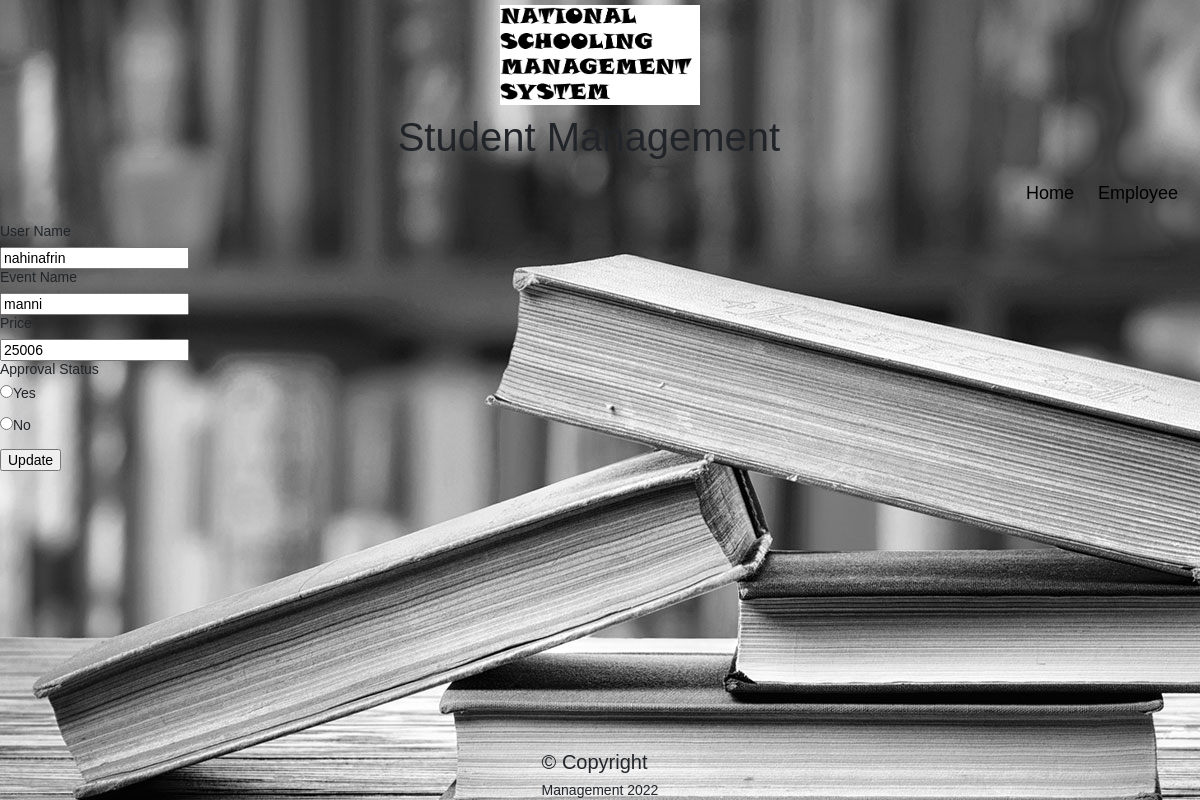
The app's page /mvc/view/editEvent.php?id=2 (signed in) with its own data.
### tables this page shows
CREATE TABLE `events` (
  `id` int(11) NOT NULL,
  `client_name` varchar(50) NOT NULL,
  `event_name` varchar(255) NOT NULL,
  `price` varchar(255) NOT NULL,
  `approval_status` tinyint(1) NOT NULL
);

### mvc/model/model.php (called while the page is built, shortened)
<?php
function showEvent($id){
 $conn = db_conn();
 $selectQuery = "SELECT * FROM `events` where ID = ?";
    try {
        $stmt = $conn->prepare($selectQuery);
        $stmt->execute([$id]);
    } catch (PDOException $e) {
        echo $e->getMessage();
    }
    $row = $stmt->fetch(PDO::FETCH_ASSOC);
    return $row;
}

### mvc/controller/eventInfo.php (called while the page is built, shortened)
<?php
require_once ('../model/model.php');
function fetchEvent($id){
	return showEvent($id);
}

### mvc/view/editEvent.php (the view, shortened to what this page needs)
<?php include ("header.php"); ?>
<?php
require_once '../controller/eventInfo.php';
$event = fetchEvent($_GET['id']);
 ?>
<!DOCTYPE html>
<html lang="en">
<head>
    <link rel="stylesheet" href="https://stackpath.bootstrapcdn.com/bootstrap/4.5.2/css/bootstrap.min.css">
</head>
<body>
 <form action="../controller/updateEvent.php" method="POST" enctype="multipart/form-data">
  <label for="name">User Name</label><br>
  <input value="<?php echo $event['client_name'] ?>" type="text" id="client_name" name="client_name"><br>
  <label for="event">Event Name</label><br>
  <input value="<?php echo $event['event_name'] ?>" type="text" id="event_name" name="event_name"><br>
  <label for="price">Price</label><br>
  <input value="<?php echo $event['price'] ?>" type="text" id="price" name="price"><br>
  <label for="approve">Approval Status</label><br>
  <p>
    <input type="radio" id="approval_status" name="approval_status" value="1" >Yes</input>
  </p>
  <p>
    <input type="radio" id="approval_status" name="approval_status" value="0">No</input>
  </p>
  <input type="submit" name = "updateEvent" value="Update">
</form>
</body>
</html>
<?php
include ("../view/footer.php");
?>

### mvc/view/header.php (style rules this page uses)
* { box-sizing: border-box; }
body { margin: 0; font-family: Arial, Helvetica, sans-serif; }

### mvc/view/editEvent.php (style rules this page uses)
body { font: 14px sans-serif; background-image: url('../upload/Library.jpg'); }

### mvc/view/footer.php (style rules this page uses)
body { font: 14px sans-serif; }

### records on screen
events: client_name "nahinafrin", event_name "manni", price "25006"
